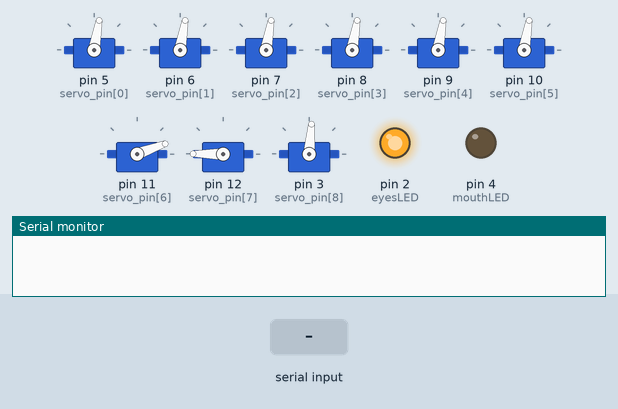
Bench run of a sketch on a simulated Arduino Uno, built with avr-gcc and run on an emulated ATmega328P. Shown: 9 × servo, output pins drawn as LEDs (lit = HIGH), the last lines printed to the serial monitor. The inputs (shaded band) are chosen by the test bench.

Above: at 2.1 s.
2.2 s: "command1" received over Serial
At 2.6 s:
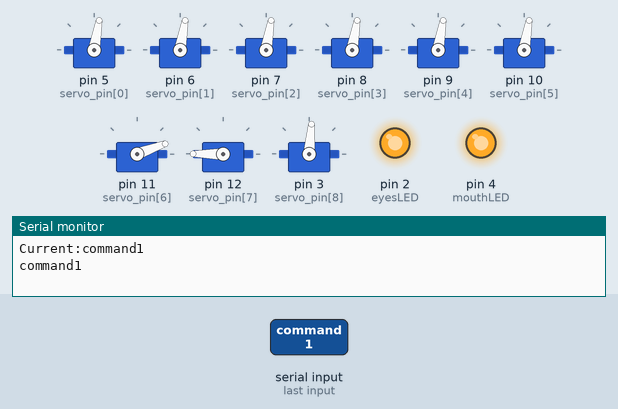
5.2 s: "forward" received over Serial
At 6.1 s:
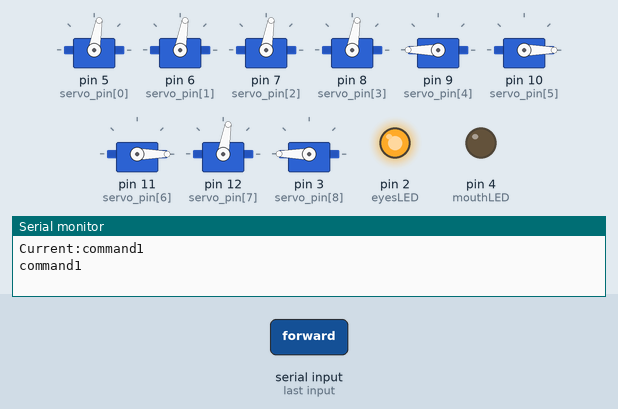
11.2 s: "backward" received over Serial
At 11.26 s:
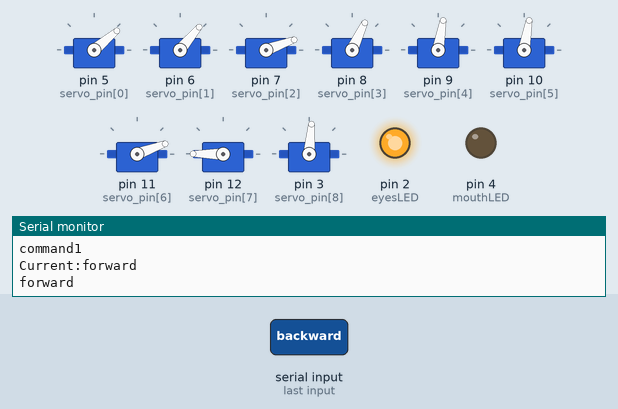
17.2 s: "command2" received over Serial
At 19.8 s:
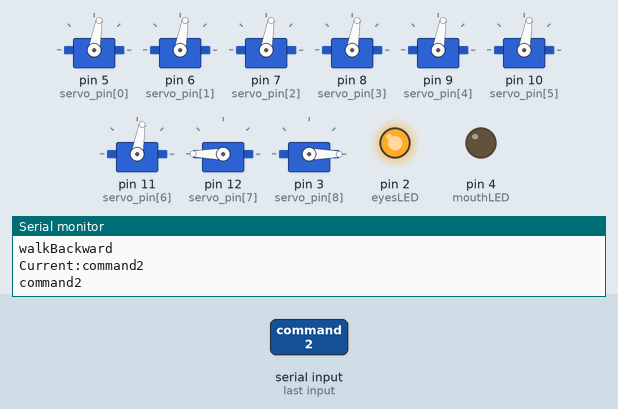
20.2 s: "command3" received over Serial
23.2 s: "left" received over Serial
At 28.0 s:
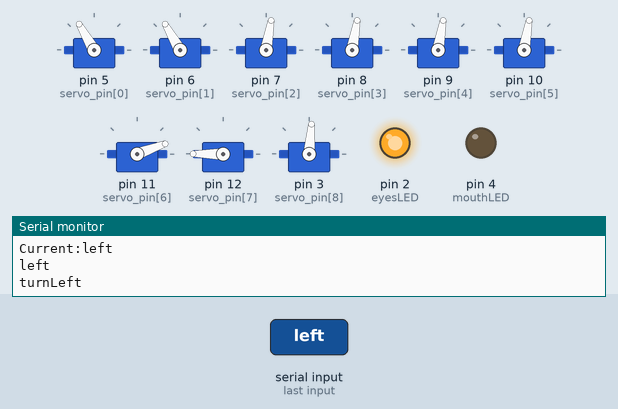
Timing chart, 0 to 29.6 s (numbered marks = the images above; inputs shaded):
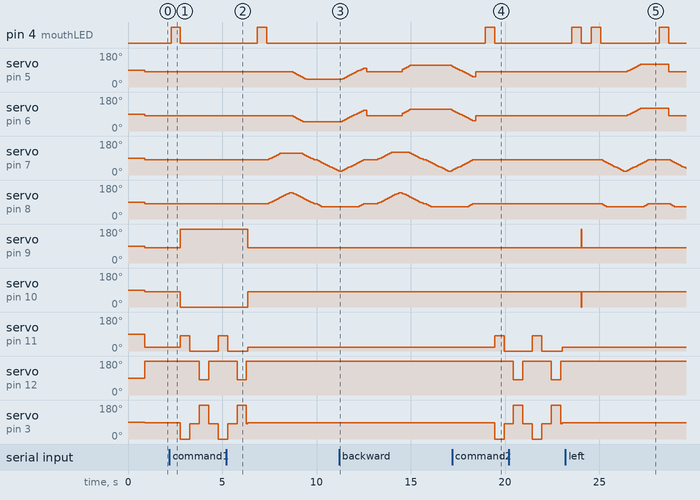

Measured:
- after the input at 2.2 s, pin 4 (mouthLED): LOW → HIGH after 0.08 s, → LOW 0.50 s later; servo on pin 9 (servo_pin[4]): 80° → 180° after 0.58 s
- after the input at 5.2 s, servo on pin 5 (servo_pin[0]): moves from 80° to 40° over 0.70 s, starting after 3.6 s; servo on pin 6 (servo_pin[1]): moves from 80° to 50° over 0.50 s, starting after 3.6 s
- after the input at 11.2 s, pin 4 (mouthLED): stays LOW (without the input it goes to HIGH after 1.9 s)
- after the input at 17.2 s, pin 4 (mouthLED): LOW → HIGH after 1.7 s, → LOW 0.50 s later; servo on pin 7 (servo_pin[2]), servo on pin 8 (servo_pin[3]): goes on until 18.3 s, then stays 80°; servo on pin 11 (servo_pin[6]): 20° → 80° after 2.2 s, → 0° 0.50 s later; servo on pin 3 (servo_pin[8]): 85° → 0° after 2.2 s, → 80° 0.50 s later
- after the input at 23.2 s, servo on pin 5 (servo_pin[0]), servo on pin 6 (servo_pin[1]): rises from 80° to 120° in 0.70 s, then falls to 80° in 1.5 s

The sketch:

BIPED_9DOF_WITH_BLUETOOTH.ino
```cpp
#include <Servo.h>

String commandInput;
String currentCommand = "";

const int servo_pin[9] = {5, 6, 7, 8, 9, 10, 11, 12,3};
Servo arr_servo[9];

int eyesLED = 2;
int mouthLED = 4;

void setup() {
    Serial.begin(9600);

    for (int ctr = 0; ctr < 9; ctr++)
    {
      arr_servo[ctr].attach(servo_pin[ctr]);
      delay(100);
    }
    pinMode(eyesLED, OUTPUT);
    pinMode(mouthLED, OUTPUT);
  reset();
}

void loop() {

  setCommand();

    while(currentCommand != "") {

      Serial.println(currentCommand);

      if(currentCommand == "command1") {
       mouthLight();
        dance1();
        Serial.println("command1");
      }
      else if(currentCommand == "command2") {
        mouthLight();
        dance2();
        Serial.println("command2");
      }
      else if(currentCommand == "command3") {
        mouthLight();
        armFront();
        Serial.println("command3");
      }
      else if(currentCommand == "command4") {
        mouthLight();
        Serial.println("command4");
      }
      else if(currentCommand == "forward") {
        mouthLight();
        walkForward();
        Serial.println("walkForward");
      }
      else if(currentCommand == "backward") {
        walkBackward();
        Serial.println("walkBackward");
      }
      else if(currentCommand == "left") {
        mouthLight();
        turnLeft();
        Serial.println("turnLeft");
      }
      else if(currentCommand == "right") {
        mouthLight();
        turnRight();
        Serial.println("turnRight");
      }
      else if(currentCommand == "reset") {
        reset();
        Serial.println("reset");
      }
      commandInput="";
      setCommand();
      delay(500);
    }


}

void setCommand(){

    while (Serial.available()){
      delay(10);
      char c = Serial.read();
      if (c == '#') {break;}
      commandInput += c;
    }

    if(commandInput != currentCommand && commandInput != ""){
      currentCommand = commandInput;
      Serial.println("Current:" + currentCommand);
      commandInput = "";
      reset();
    }

}

void mouthLight(){
  digitalWrite(eyesLED, HIGH);
  digitalWrite(mouthLED, HIGH);
  delay(500);
  digitalWrite(mouthLED, LOW);
}

void armFront(){
  arr_servo[4].write(180);
  arr_servo[5].write(0);
}

void dance1(){
  arr_servo[4].write(180);
  arr_servo[5].write(0);
  arr_servo[7].write(180);
  arr_servo[6].write(80) ;
  arr_servo[8].write(0);
  delay(500);
  arr_servo[6].write(0);
  arr_servo[7].write(180);
  arr_servo[8].write(80);
  delay(500);
  arr_servo[7].write(80);
  arr_servo[6].write(0);
  arr_servo[8].write(180);
  delay(500);
  arr_servo[6].write(0);
  arr_servo[7].write(180);
  arr_servo[8].write(80);
  delay(500);
  arr_servo[7].write(180);
  arr_servo[6].write(80) ;
  arr_servo[8].write(0);
  delay(500);
  arr_servo[6].write(0);
  arr_servo[7].write(180);
  arr_servo[8].write(80);
  delay(500);
  arr_servo[7].write(80);
  arr_servo[6].write(0);
  arr_servo[8].write(180);
  delay(500);
  arr_servo[6].write(0);
  arr_servo[7].write(180);
  arr_servo[8].write(80);

}

void dance2(){
  arr_servo[4].write(80);
  arr_servo[5].write(80);
  arr_servo[7].write(180);
  arr_servo[6].write(80);
  arr_servo[8].write(0);
  delay(500);
  arr_servo[6].write(0);
  arr_servo[7].write(180);
  arr_servo[8].write(80);
  delay(500);
  arr_servo[7].write(80);
  arr_servo[6].write(0);
  arr_servo[8].write(180);
  delay(500);
  arr_servo[6].write(0);
  arr_servo[7].write(180);
  arr_servo[8].write(80);
  delay(500);
  arr_servo[7].write(180);
  arr_servo[6].write(80) ;
  arr_servo[8].write(0);
  delay(500);
  arr_servo[6].write(0);
  arr_servo[7].write(180);
  arr_servo[8].write(80);
  delay(500);
  arr_servo[7].write(80);
  arr_servo[6].write(0);
  arr_servo[8].write(180);
  delay(500);
  arr_servo[6].write(0);
  arr_servo[7].write(180);
  arr_servo[8].write(80);

}

void walkForward(){

      int arrforwardBendLeft[4][26] = {
                        { 80,  85,  90,  95,  100,  105,  110,  115,  120,  125, 130, 130, 130,
                          130, 130, 130, 125, 120, 115, 110, 105, 100, 95, 90, 85, 80}, // LEFT FOOT
                        { 80,  85,  90,  95,  100,  105,  110,  115,  120,  125, 130, 135, 140,
                          140, 135, 130, 125, 120, 115, 110, 105, 100, 95, 90, 85, 80}, // RIGHT FOOT
                        { 80, 80, 80, 80, 80, 80, 80, 80, 80, 80, 80, 80, 80,
                          80,  75,  70,  65,  60,  55,  50,  45,  40,  40, 40, 40, 40 },  // LEFT HIP
                        { 80, 80, 80, 80, 80, 80, 80, 80, 80, 80, 80, 80, 80,
                          80,  75,  70,  65,  60,  55,  50,  50,  50,  50, 50, 50, 50}, // RIGHT HIP
                     };

      int arrforwardBendRight[4][26] = {
                        { 80,  75,  70,  65,  60,  55,  50,  45,  40,  35, 30, 25, 20,
                          20, 25, 30, 35, 40, 45, 50, 55, 60, 65, 70, 75, 80 }, // LEFT FOOT
                        { 80,  75,  70,  65,  65,  65,  65,  65,  65,  65, 65, 65, 65,
                          65, 65, 65, 65, 65, 65, 65, 65, 65, 65, 70, 75, 80},  // RIGHT FOOT

                        { 40, 40, 40, 40, 40, 40, 40, 40, 40, 40, 40, 40, 40,
                          40, 45, 50, 55, 60, 65, 70, 75, 80, 85, 90, 95, 100 },  // LEFT HIP
                        { 50, 50, 50, 50, 50, 50, 50, 50, 50, 50, 50, 50, 50,
                          50, 55, 60, 65, 70, 75, 80, 85, 90, 95, 100, 105, 110}, // RIGHT HIP
                     };

        for (int ctr=0; ctr<26; ctr++)
        {
          if(arrforwardBendLeft[0][ctr] > 115){
            arr_servo[2].write(115);
          }
          else{
            arr_servo[2].write(arrforwardBendLeft[0][ctr]);
          }

          arr_servo[3].write(arrforwardBendLeft[1][ctr]);
          arr_servo[0].write(arrforwardBendLeft[2][ctr]);
          arr_servo[1].write(arrforwardBendLeft[3][ctr]);
          delay(100);
        }

        for (int ctr=0; ctr<26; ctr++)
        {
          arr_servo[2].write(arrforwardBendRight[0][ctr]);
          arr_servo[3].write(arrforwardBendRight[1][ctr]);
          arr_servo[0].write(arrforwardBendRight[2][ctr]);
          arr_servo[1].write(arrforwardBendRight[3][ctr]);
          delay(100);
        }

}

void walkBackward(){
      int arrbackwardBendLeft[4][26] = {
                        { 80,  85,  90,  95,  100,  105,  110,  115,  120,  120, 120, 120, 120,
                          120, 120, 120, 120, 120, 115, 110, 105, 100, 95, 90, 85, 80}, // LEFT FOOT
                        { 80,  85,  90,  95,  100,  105,  110,  115,  120,  125, 130, 135, 140,
                          140, 135, 130, 125, 120, 115, 110, 105, 100, 95, 90, 85, 80}, // RIGHT FOOT
                        { 80, 80, 80, 80, 80, 80, 80, 80, 80, 80, 80, 80, 80,
                          80,  95,  100,  105,  110,  115,  115,  115,  115,  115, 115, 115, 115 },  // LEFT HIP
                        { 80, 80, 80, 80, 80, 80, 80, 80, 80, 80, 80, 80, 80,
                          80,  95,  100,  105,  110,  115,  115,  115,  115,  115, 115, 115, 115}, // RIGHT HIP
                     };

      int arrbackwardBendRight[4][26] = {
                        { 80,  75,  70,  65,  60,  55,  50,  45,  40,  35, 30, 25, 20,
                          20, 25, 30, 35, 40, 45, 50, 55, 60, 65, 70, 75, 80 }, // LEFT FOOT
                        { 80,  75,  70,  65,  65,  65,  65,  65,  65,  65, 65, 65, 65,
                          65, 65, 65, 65, 65, 65, 65, 65, 65, 65, 70, 75, 80},  // RIGHT FOOT
                        { 115, 115, 115, 115, 115, 115, 115, 115, 115, 115, 115, 115, 115,
                          115, 110, 105, 100, 95, 90, 85, 80, 75, 70, 65, 60, 55 },  // LEFT HIP
                        {  115, 115, 115, 115, 115, 115, 115, 115, 115, 115, 115, 115, 115,
                          115, 110, 105, 100, 95, 90, 85, 80, 75, 70, 65, 60, 55}, // RIGHT HIP
                     };
        for (int ctr=0; ctr<26; ctr++)
        {
          arr_servo[2].write(arrbackwardBendLeft[0][ctr]);
          arr_servo[3].write(arrbackwardBendLeft[1][ctr]);
          arr_servo[0].write(arrbackwardBendLeft[2][ctr]);
          arr_servo[1].write(arrbackwardBendLeft[3][ctr]);
          delay(100);
        }
        for (int ctr=0; ctr<26; ctr++)
        {
          arr_servo[2].write(arrbackwardBendRight[0][ctr]);
          arr_servo[3].write(arrbackwardBendRight[1][ctr]);
          arr_servo[0].write(arrbackwardBendRight[2][ctr]);
          arr_servo[1].write(arrbackwardBendRight[3][ctr]);
          delay(100);
        }
}

void turnRight(){
        int arrTurnRight[4][26] = {
                        { 80,  85,  90,  95,  100,  105,  110,  115,  120,  125, 130, 130, 130,
                          130, 130, 130, 125, 120, 115, 110, 105, 100, 95, 90, 85, 80},// LEFT FOOT
                        { 80,  85,  90,  95,  100,  105,  110,  115,  120,  125, 130, 135, 140,
                          140, 135, 130, 125, 120, 115, 110, 105, 100, 95, 90, 85, 80},// RIGHT FOOT
                        { 80, 80, 80, 80, 80, 80, 80, 80, 80, 80, 80, 80, 80,
                          80,  75,  70,  65,  60,  55,  50,  45,  40,  40, 40, 40, 40 },// LEFT HIP
                        { 80, 80, 80, 80, 80, 80, 80, 80, 80, 80, 80, 80, 80,
                          80,  75,  70,  65,  60,  55,  50,  50,  50,  50, 50, 50, 50},// RIGHT HIP
                     };

        for (int ctr=0; ctr<26; ctr++)
        {
          if(arrTurnRight[0][ctr] > 115){
            arr_servo[2].write(115);
          }
          else{
            arr_servo[2].write(arrTurnRight[0][ctr]);
          }
          arr_servo[3].write(arrTurnRight[1][ctr]);
          arr_servo[0].write(arrTurnRight[2][ctr]);
          arr_servo[1].write(arrTurnRight[3][ctr]);
          delay(100);
        }
}

void turnLeft(){
      int arrTurnLeft[4][26] = {
                        { 80,  75,  70,  65,  60,  55,  50,  45,  40,  35, 30, 25, 20,
                          20, 25, 30, 35, 40, 45, 50, 55, 60, 65, 70, 75, 80 }, // LEFT FOOT
                        { 80,  75,  70,  65,  60,  55,  50,  50,  50,  50, 50, 50, 50,
                          50, 50, 50, 50, 50, 50, 50, 55, 60, 65, 70, 75, 80},  // RIGHT FOOT

                        { 80, 80, 80, 80, 80, 80, 80, 80, 80, 80, 80, 80, 80,
                          80, 85, 90, 95, 100, 105, 110, 115, 120, 120, 120, 120, 120 },  // LEFT HIP
                        { 80, 80, 80, 80, 80, 80, 80, 80, 80, 80, 80, 80, 80,
                          80, 85, 90, 95, 100, 105, 110, 115, 120, 120, 120, 120, 120}, // RIGHT HIP
                     };
        for (int ctr=0; ctr<26; ctr++)
        {
          arr_servo[2].write(arrTurnLeft[0][ctr]);

          if(arrTurnLeft[1][ctr] <65){
            arr_servo[3].write(65);
          }
          else{
            arr_servo[3].write(arrTurnLeft[1][ctr]);
          }

          arr_servo[0].write(arrTurnLeft[2][ctr]);
          arr_servo[1].write(arrTurnLeft[3][ctr]);
          delay(100);
        }
}

void reset(){
    digitalWrite(eyesLED, HIGH);
    digitalWrite(mouthLED, LOW);
  arr_servo[0].write(80);
  arr_servo[1].write(80);
  arr_servo[2].write(80);
  arr_servo[3].write(80);

  arr_servo[4].write(80);
  arr_servo[5].write(80);
  arr_servo[6].write(20);
  arr_servo[7].write(180);
  arr_servo[8].write(85);
}
```
